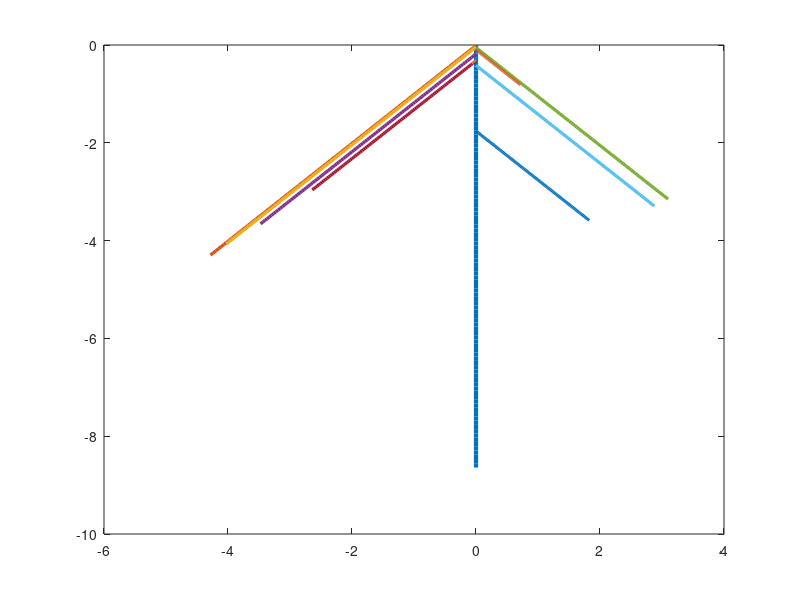

Reproduce this figure in MATLAB.
% Initial conditions
g = 0.55; % growth rate
%d = 2; % branching distance above root tip
Initial_length = 0.1;
alpha = 2/3; % Branching factor
n = 1; %Number of branches
Initial_width = 0.8; % Width of new roots
Thickening_rate = 0.1; % Thickening rate
Max_width = 2; % Maximum width
Apical_length = 2; %Length of apical zone
Basal_length = 0; %Length of basal zone
Max_length = 1000;

Max_branches = 50; %Maximum number of branches
Time = 0; %Time counter
Time_max = 15;

B = [0.38 0]; % Vector of branching rates by root order (i.e B(i) is the branching rate for a root of order i)
BR = zeros(1, Max_branches); % Vector of branching rates for each root (i.e BR(i) is the branching rate for root i)
L = Initial_length; % Vector of lengths for all branches

%Define initial branch
Branch(1).Time = 0; %Time of root creation
Branch(1).Angle = 3*pi/2; %Branch angle taken anticlockwise from x axis. 
Branch(1).Length = Initial_length; %Length of initial root
Branch(1).Width = 0.01; %Initial diameter of root
Branch(1).Order = 1; %Order of initial root
Branch(1).Branching_rate = B(Branch(1).Order); %Branching rate of root
Branch(1).Max_width = Max_width;
Branch(1).Initial_width = Initial_width;
Branch(1).Thickening_rate = Thickening_rate;
Branch(1).Number_of_daughters = 0; 
Branch(1).x1 = 0;
Branch(1).y1 = 0;
BR(1) = Branch(1).Branching_rate;
Branch(1).Daughter_branches = zeros(1,Max_branches);
Branch(1).Inter_branch_distances = zeros(1,Max_branches);

while Time < Time_max
    
    %Find time until next branching event using Gillespie algorithm
    B1 = BR; %Create vector of branching rates B1 for branches that can branch. 
 
    i = 1;
    while i < n + 1
    branch_length = Branch(i).Length;
    if branch_length < Apical_length + Basal_length
        B1(i) = 0;
    end
    i = i + 1;
    end
    
    R = rand(4,1); % Generate random numbers
     
    a = sum(B1); % Calculate sum of branching rates
    
    if a > 0

        deltat = -log(R(1))./a; % Time until next reaction

        Time = Time + deltat; % Increase time counter

        %Update properties of root system over time deltat
        i = 1; 
        while i < n + 1
            %Length:
            L0 = Branch(i).Length; 
            %L = L0*exp(g*deltat)
            if L0 > Max_length
                L = Max_length;

            else
                L = L0 + g*deltat;
            end
            Branch(i).Length = L;

            %Width:
            a = -log(Branch(i).Max_width/Branch(i).Initial_width -1);
            Branch(i).Width = Branch(i).Max_width./(1+exp(-(a + Branch(i).Thickening_rate*((Time-Branch(i).Time))))); 
            i = i+1;
        end

        %Find which meristem will branch
        x = R(2)*sum(B1);

        c = 0; 
        i = 0;

        while c < x
            i = i + 1;
            c = c + B1(i);
        end

        Branching_meristem = i; % The branching meristem
        
        %Create new branch
        Branch(n+1).Start_time = Time;

        %Branching direction related to angle of mother branch
        Mother_angle = Branch(Branching_meristem).Angle;

        if Mother_angle > 3*pi/2
            if R(3) > 0.5
                Branch(n+1).Angle = Mother_angle + (2*pi-Mother_angle)/2;
            else
                Branch(n+1).Angle = Mother_angle - (Mother_angle -3*pi/2)/2;
            end

        elseif Mother_angle < 3*pi/2
            if R(3) < 0.5
                Branch(n+1).Angle = Mother_angle - (Mother_angle -pi)/2;
            else
                Branch(n+1).Angle = Mother_angle + (3*pi/2-Mother_angle)/2;
            end
        else
            if R(3) > 0.5
                Branch(n+1).Angle = 7*pi/4;
            else
                Branch(n+1).Angle = 5*pi/4;
            end
        end   

        Branch(n+1).Length = Initial_length;
        Branch(n+1).Width = Initial_width;
        Branch(n+1).Mother_branch = Branching_meristem;
        Branch(n+1).Order = Branch(Branching_meristem).Order + 1;
        Branch(n+1).Branching_rate = BR(Branch(n+1).Order);
        Branch(n+1).Mother_length_at_branching = Branch(Branching_meristem).Length;
        Branch(n+1).Max_width = Max_width;
        Branch(n+1).Initial_width = alpha*Branch(Branching_meristem).Width;
        Branch(n+1).Thickening_rate = Thickening_rate;
        Branch(n+1).Time = Time;
        
        if B(Branch(n+1).Order) > 0
            Branch(n+1).Daughter_branches = zeros(1,Max_branches);
            Branch(n+1).Inter_branch_distances = zeros(1,Max_branches);
        end
        
        %Branch(n+1).x1 = Branch(Branching_meristem).x1 + Branch(Branching_meristem).Length * cos(Branch(Branching_meristem).Angle);
        %Branch(n+1).y1 = Branch(Branching_meristem).y1 + Branch(Branching_meristem).Length * sin(Branch(Branching_meristem).Angle);
        R = lognrnd(1.8,1.45)/100;

        while R > 1
             R = lognrnd(1.8,1.45)/100;
        end

        %branching can occur anywhere along the branching zone
        Branch(n+1).x1 = Branch(Branching_meristem).x1 + (Basal_length + R*(Branch(Branching_meristem).Length - Basal_length - Apical_length))*cos(Branch(Branching_meristem).Angle);
        Branch(n+1).y1 = Branch(Branching_meristem).y1 + (Basal_length + R*(Branch(Branching_meristem).Length - Basal_length - Apical_length))*sin(Branch(Branching_meristem).Angle);
        Branch(n+1).Distance_along_mother = ((Branch(n+1).x1-Branch(Branching_meristem).x1)^2 + (Branch(n+1).y1 - Branch(Branching_meristem).y1)^2)^0.5;

        BR(n+1) = Branch(n+1).Branching_rate; %Update vector of branching rates
        
        % Update properties of mother branch
        Branch(Branching_meristem).Number_of_daughters = Branch(Branching_meristem).Number_of_daughters + 1;
        Branch(Branching_meristem).Daughter_branches(Branch(Branching_meristem).Number_of_daughters) = n+1;
        
        %Update inter-branch distances for mother branch
        
        Distance = Branch(n+1).Distance_along_mother
        
        if Branch(n+1).Distance_along_mother > sum(Branch(Branching_meristem).Inter_branch_distances) %If the new branch is the furthest along the mother
            j = Branch(Branching_meristem).Number_of_daughters
            
            if j > 1
                Branch(Branching_meristem).Inter_branch_distances(j) = Branch(n+1).Distance_along_mother - Branch(Branching_meristem).Inter_branch_distances(j - 1);
            else
                Branch(Branching_meristem).Inter_branch_distances(1) = Branch(n+1).Distance_along_mother;
            end
            
        else  
            
        x = 0;
        i = 1;
            % Find where the new branch should fit in the inter-branch
            % distances matrix
            while x < Branch(n+1).Distance_along_mother
                i = i + 1
                IBD = Branch(Branching_meristem).Inter_branch_distances
                x = x + Branch(Branching_meristem).Inter_branch_distances(i)

               
            end
            
            j = Branch(Branching_meristem).Number_of_daughters
            
            %Move all elements above i-1 up one
            while j > i - 1
                Branch(Branching_meristem).Inter_branch_distances(j+1) = Branch(Branching_meristem).Inter_branch_distances(j);
                a = Branch(Branching_meristem).Inter_branch_distances(j+1)
                j = j - 1;
            end
            
            %Insert IBD for new root
            Branch(Branching_meristem).Inter_branch_distances(i) = Branch(n+1).Distance_along_mother - Branch(Branching_meristem).Inter_branch_distances(i-1);
            b = Branch(Branching_meristem).Inter_branch_distances(i)
            % Update IBD for all roots below the new one
            
            j = i + 1; 
            
            while j < Branch(Branching_meristem).Number_of_daughters + 1
                Branch(Branching_meristem).Inter_branch_distances(j) = Branch(Branching_meristem).Inter_branch_distances(j) - Branch(Branching_meristem).Inter_branch_distances(j-1);
                c = Branch(Branching_meristem).Inter_branch_distances(j) 
                j = j + 1; 
            end
        end
        n = n+1; %Increase branch counter
    
    else
        % System grows until a root can branch
        
        Growth_times = zeros(n,1);
        % Find roots with a non-zero branching rate
        i = 1;
        while i < n + 1
            
            x = BR(i);
            
            if x > 0
                % Calculate the time for the root to grow long enough to
                % branch
                Growth_times(i) = (Basal_length + Apical_length)/g;
            end
            
            i = i+1;
        end
        
       deltat = min(Growth_times(Growth_times > 0)); %Find the shortest time until a root can branch
        
       Time = Time + deltat; % Increase time counter
       
        %Update properties of root system over time deltat
        i = 1; 
        while i < n+1
            %Length:
            L0 = Branch(i).Length; 
            %L = L0*exp(g*deltat)
            if L0 > Max_length
                L = Max_length;

            else
                L = L0 + g*deltat;
            end
            Branch(i).Length = L;

            %Width:
            a = -log(Branch(i).Max_width/Branch(i).Initial_width -1);
            Branch(i).Width = Branch(i).Max_width./(1+exp(-(a + Branch(i).Thickening_rate*((Time-Branch(i).Time))))); 
            i = i+1;
        end
        
    end
    
end

% Create vector of inter-branch distances for each mother root

%Find the end points for all branches and plot the system
i = 1; 
while i < n + 1
    Branch(i).x2 = Branch(i).x1 + Branch(i).Length * cos(Branch(i).Angle);
    Branch(i).y2 = Branch(i).y1 + Branch(i).Length * sin(Branch(i).Angle);
    
    x1 = Branch(i).x1;
    y1 = Branch(i).y1;
    x2 = Branch(i).x2;
    y2 = Branch(i).y2;
    
    x = linspace(x1, x2);
    y = ((y2-y1)/(x2-x1))*(x-x1)+y1;
    
    Thickness = 2*Branch(i).Width;
    plot(x,y, 'LineWidth', Thickness);
    hold on
    i = i + 1;
end

